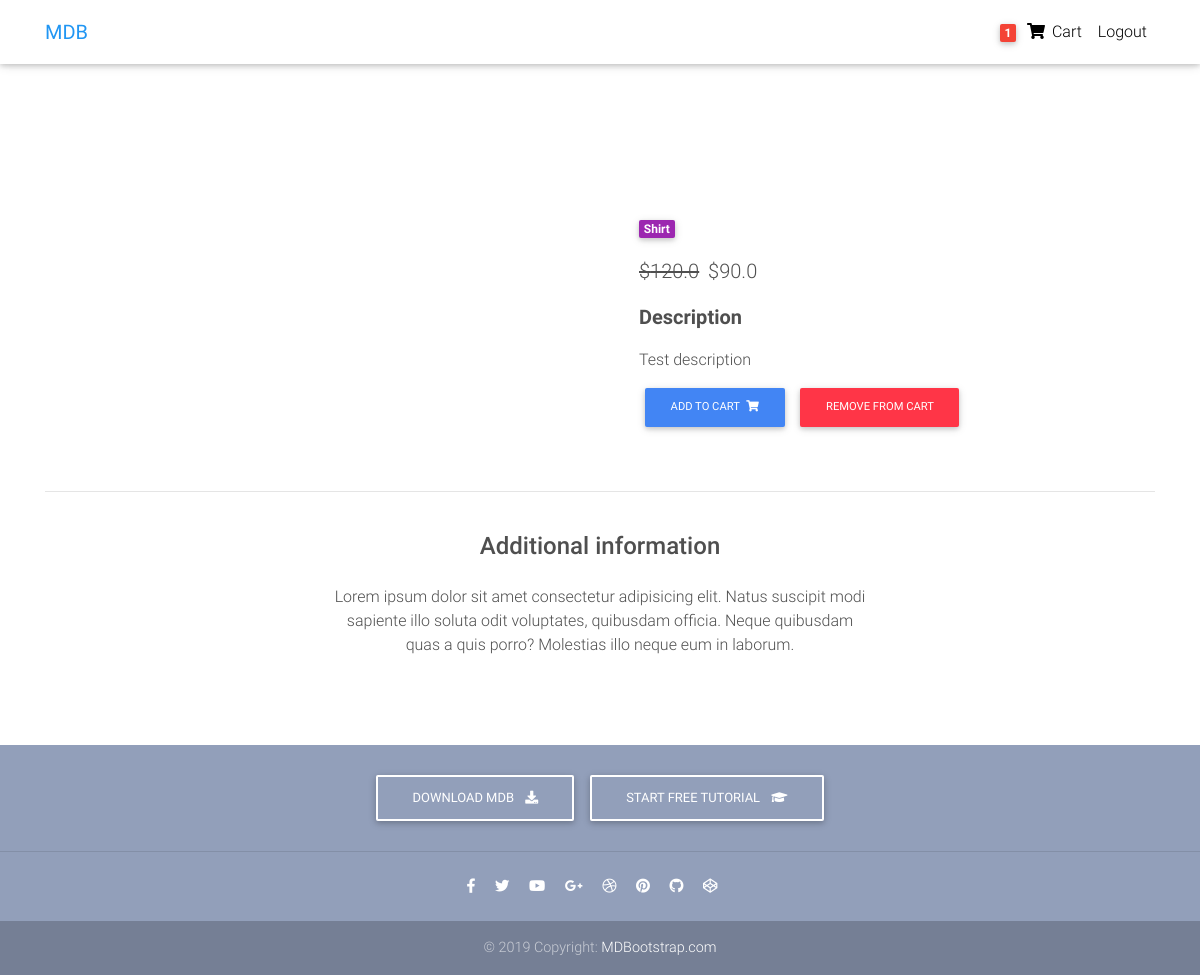
The app's page /product/shirt-1/ (signed in) with its own data.
### core/models.py (models this page shows, shortened)
class Order(models.Model):
    user = models.ForeignKey(settings.AUTH_USER_MODEL, on_delete=models.CASCADE)
    items = models.ManyToManyField(OrderItem)
    start_date = models.DateTimeField(auto_now_add=True)
    ordered_date = models.DateTimeField()
    ordered = models.BooleanField(default=False)
    billing_address = models.ForeignKey('BillingAddress', on_delete=models.SET_NULL, blank=True, null=True)
    payment = models.ForeignKey('Payment', on_delete=models.SET_NULL, blank=True, null=True)

class Item(models.Model):
    title = models.CharField(max_length=100)
    price = models.FloatField()
    discount_price = models.FloatField(blank=True, null=True)
    category = models.CharField(choices=CATEGORY_CHOICES, max_length=2, default="S")
    label  = models.CharField(choices=LABEL_CHOICES, max_length=2, default="P")
    slug = models.SlugField()
    description = models.TextField()
    def get_add_to_cart_url(self):
        return reverse("core:add-to-cart", kwargs={'slug': self.slug})
    def get_remove_from_cart_url(self):
        return reverse("core:remove-from-cart", kwargs={'slug': self.slug})

### core/views.py (the view)
# urls.py: path('product/<slug>/', ItemDetailView.as_view(), name='product'),
class ItemDetailView(DetailView):
    model = Item
    template_name = "product.html"

### core/templatetags/cart_template_tags.py (called while the page is built)
@register.filter
def cart_item_count(user):
    if user.is_authenticated:
        qs = Order.objects.filter(user=user, ordered=False)
        if qs.exists():
            return qs[0].items.count()
    return 0

### templates/product.html (shortened to what this page needs)
{% extends "base.html" %}
{% load cart_template_tags %}
{% block content %}
<main class="mt-5 pt-4">
  <div class="container dark-grey-text mt-5">
    <div class="row wow fadeIn">
      <div class="col-md-6 mb-4">
      </div>
      <div class="col-md-6 mb-4">
        <div class="p-4">
          <div class="mb-3">
            <a href="">
              <span class="badge purple mr-1">{{ object.get_category_display }}</span>
            </a>
          </div>
          <p class="lead">
            {% if object.discount_price %}
            <span class="mr-1">
                <del>${{ object.price }}</del>
              </span>
            <span>${{ object.discount_price }}</span>
            {% else %}
            <span>${{ object.price }}</span>
            {% endif %}
          </p>
          <p class="lead font-weight-bold">Description</p>
          <p>{{ object.description }}</p>
          <a href="{{ object.get_add_to_cart_url }}" class="btn btn-primary btn-md my-0 p">Add to cart
            <i class="fas fa-shopping-cart ml-1"></i>
          </a>
          <a href="{{ object.get_remove_from_cart_url }}" class="btn btn-danger btn-md my-0 p">Remove from cart</a>
        </div>
      </div>
    </div>
    <hr>
    <div class="row d-flex justify-content-center wow fadeIn">
      <div class="col-md-6 text-center">
        <h4 class="my-4 h4">Additional information</h4>
        <p>Lorem ipsum dolor sit amet consectetur adipisicing elit. Natus suscipit modi sapiente illo soluta odit
          voluptates,
          quibusdam officia. Neque quibusdam quas a quis porro? Molestias illo neque eum in laborum.</p>
      </div>
    </div>
    <div class="row wow fadeIn">
      <div class="col-lg-4 col-md-12 mb-4">
      </div>
      <div class="col-lg-4 col-md-6 mb-4">
      </div>
      <div class="col-lg-4 col-md-6 mb-4">
      </div>
    </div>
  </div>
</main>
<footer class="page-footer text-center font-small mt-4 wow fadeIn">
  <div class="pt-4">
    <a class="btn btn-outline-white" href="https://mdbootstrap.com/docs/jquery/getting-started/download/"
       target="_blank"
       role="button">Download MDB
      <i class="fas fa-download ml-2"></i>
    </a>
    <a class="btn btn-outline-white" href="https://mdbootstrap.com/education/bootstrap/" target="_blank" role="button">Start
      free tutorial
      <i class="fas fa-graduation-cap ml-2"></i>
    </a>
  </div>
  <hr class="my-4">
  <div class="pb-4">
    <a href="https://www.facebook.com/mdbootstrap" target="_blank">
      <i class="fab fa-facebook-f mr-3"></i>
    </a>
    <a href="https://twitter.com/MDBootstrap" target="_blank">
      <i class="fab fa-twitter mr-3"></i>
    </a>
    <a href="https://www.youtube.com/watch?v=7MUISDJ5ZZ4" target="_blank">
      <i class="fab fa-youtube mr-3"></i>
    </a>
    <a href="https://plus.google.com/u/0/b/107863090883699620484" target="_blank">
      <i class="fab fa-google-plus-g mr-3"></i>
    </a>
    <a href="https://dribbble.com/mdbootstrap" target="_blank">
      <i class="fab fa-dribbble mr-3"></i>
    </a>
    <a href="https://pinterest.com/mdbootstrap" target="_blank">
      <i class="fab fa-pinterest mr-3"></i>
    </a>
    <a href="https://github.com/mdbootstrap/bootstrap-material-design" target="_blank">
      <i class="fab fa-github mr-3"></i>
    </a>
    <a href="http://codepen.io/mdbootstrap/" target="_blank">
      <i class="fab fa-codepen mr-3"></i>
    </a>
  </div>
  <div class="footer-copyright py-3">
    © 2019 Copyright:
    <a href="https://mdbootstrap.com/education/bootstrap/" target="_blank"> MDBootstrap.com </a>
  </div>
</footer>
{% endblock content %}

### templates/base.html (shortened to what this page needs)
<!DOCTYPE html>
{% load static %}
{% load cart_template_tags %}
<html lang="en">
<head>
  <link rel="stylesheet" href="https://use.fontawesome.com/releases/v5.11.2/css/all.css">
  <link href="{% static 'css/bootstrap.min.css' %}" rel="stylesheet">
  <link href="{% static 'css/mdb.min.css' %}" rel="stylesheet">
  <link href="{% static 'css/style.min.css' %}" rel="stylesheet">
</head>
<body>
<nav class="navbar fixed-top navbar-expand-lg navbar-light white scrolling-navbar">
  <div class="container">
    <a class="navbar-brand waves-effect" href="https://mdbootstrap.com/docs/jquery/" target="_blank">
      <strong class="blue-text">MDB</strong>
    </a>
    <div class="collapse navbar-collapse" id="navbarSupportedContent">
      <ul class="navbar-nav nav-flex-icons">
        {% if request.user.is_authenticated %}
        <li class="nav-item">
          <a href="{% url 'core:order-summary' %}" class="nav-link waves-effect">
            <span class="badge red z-depth-1 mr-1"> {{ request.user|cart_item_count }} </span>
            <i class="fas fa-shopping-cart"></i>
            <span class="clearfix d-none d-sm-inline-block"> Cart </span>
          </a>
        </li>
        <li class="nav-item">
          <a class="nav-link waves-effect" href="{% url 'account_logout' %}">
            <span class="clearfix d-none d-sm-inline-block"> Logout </span>
          </a>
        </li>
        {% endif %}
      </ul>
    </div>
  </div>
</nav>
<div class="mt-5 pt-4">
</div>
{% block content %}
{% endblock content %}
</body>
</html>

### templates/base.html (style rules this page uses)
html, body, header, .carousel { height: 60vh; }

### records on screen
Item: category "Shirt", price "120.0", discount_price "90.0", description "Test description"

### other values on screen
{{ request.user|cart_item_count }} "1"
